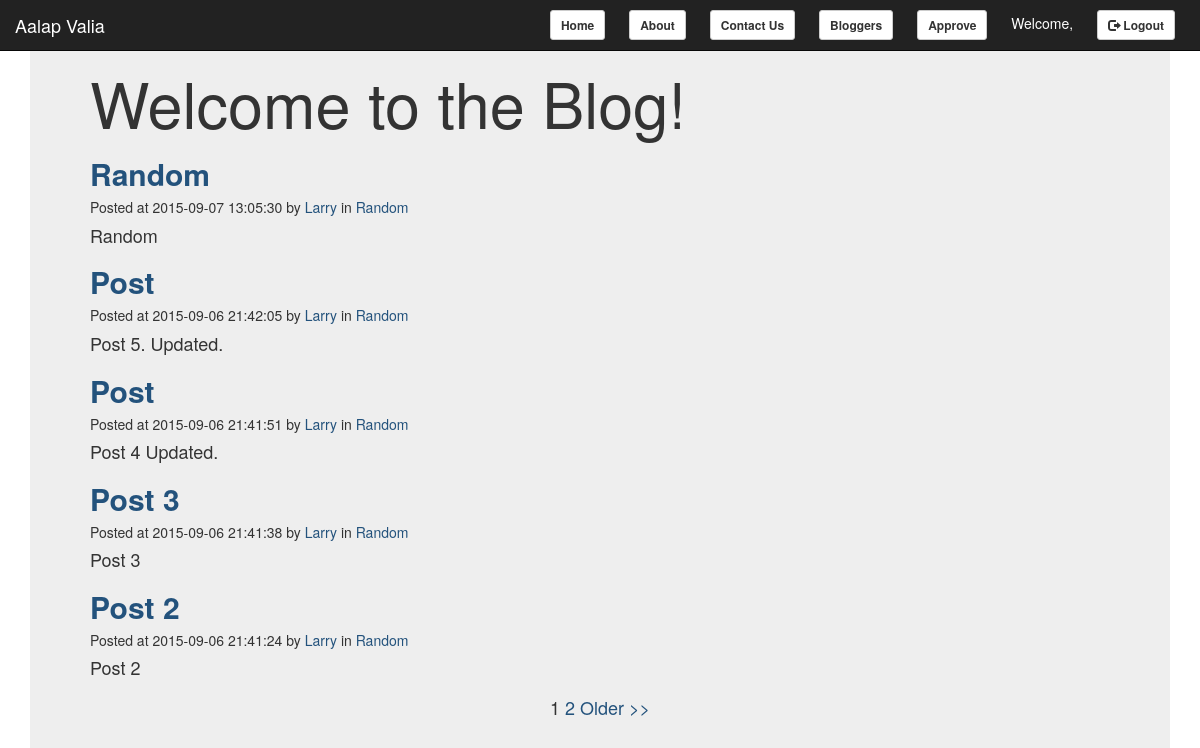
Page /Admin_Home.php on the committed database.
### tables this page shows
CREATE TABLE IF NOT EXISTS `blog_master` (
`blog_id` int(11) NOT NULL,
  `blogger_id` int(11) NOT NULL,
  `blog_title` varchar(255) NOT NULL,
  `blog_desc` longtext NOT NULL,
  `blog_category` text NOT NULL,
  `blog_author` varchar(32) NOT NULL,
  `blog_is_active` tinyint(1) NOT NULL DEFAULT '1',
  `creation_date` timestamp NOT NULL DEFAULT CURRENT_TIMESTAMP,
  `updated_date` timestamp NOT NULL DEFAULT CURRENT_TIMESTAMP
);

### api/Display_All.php (the view, shortened to what this page needs)
<?php
$servername = "localhost";
$username = "root";
$password = "";
$dbname="blog";
$blog_postnumber = 5;
if(!isset($_GET['page'])) {
	$page = 1;
}
else {
	$page = (int)$_GET['page'];
}
$from = (($page * $blog_postnumber) - $blog_postnumber);
$conn = mysqli_connect($servername, $username, $password,$dbname);
$sql = "SELECT * FROM `blog_master` WHERE blog_is_active=1 ORDER BY `creation_date` DESC LIMIT $from,$blog_postnumber";
$result = mysqli_query($conn, $sql);
if (mysqli_num_rows($result) > 0)
{
    while($row = mysqli_fetch_assoc($result))
    {
    	$id=$row["blog_id"];
    	echo '<p><h2><strong><a href="api\Display_One.php?id='.$id.'">'.$row["blog_title"].'</strong></a>';
        echo '<h5>'."Posted at ".$row["creation_date"]." by ".'<a href="api\user_posts.php?id='.$row["blogger_id"].'">'.$row["blog_author"].'</a>'." in ".'<a href="api\cat_posts.php?cat='.$row["blog_category"].'">'.$row["blog_category"].'</a>';
        echo '<h4>'.$row["blog_desc"].'<br>';
    }
}
else
{
    echo "0 results";
}
$sql = "SELECT COUNT(*) AS num FROM `blog_master`";
$result = mysqli_query($conn, $sql);
$row = mysqli_fetch_assoc($result);
$post_count=$row["num"];
$total_pages = ceil($post_count / $blog_postnumber);
echo "<br><center>";
for($i = 1; $i <= $total_pages; $i++) {
    if ($page == $i) {
        echo "$i ";
        }
		else {
           echo "<a href=\"?page=$i\">$i</a> ";
        }
}
if ($page < $total_pages) {
   $next = ($page + 1);
   echo "<a href=\"?page=$next\">Older &gt;&gt;</a>";
}
echo "</center>";
?>

### rows in the picture
blog_master: blog_title "Random", creation_date "2015-09-07 13:05:30", blog_author "Larry", blog_category "Random", blog_desc "Random"
blog_master: blog_title "Post", creation_date "2015-09-06 21:42:05", blog_author "Larry", blog_category "Random", blog_desc "Post 5. Updated."
blog_master: blog_title "Post", creation_date "2015-09-06 21:41:51", blog_author "Larry", blog_category "Random", blog_desc "Post 4 Updated."
blog_master: blog_title "Post 3", creation_date "2015-09-06 21:41:38", blog_author "Larry", blog_category "Random", blog_desc "Post 3"
blog_master: blog_title "Post 2", creation_date "2015-09-06 21:41:24", blog_author "Larry", blog_category "Random", blog_desc "Post 2"
